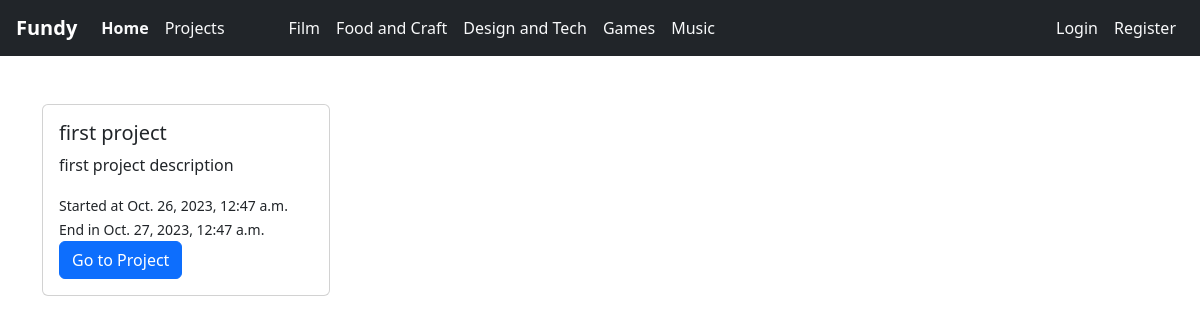
Before: /projects/list-project/ with the older database file.
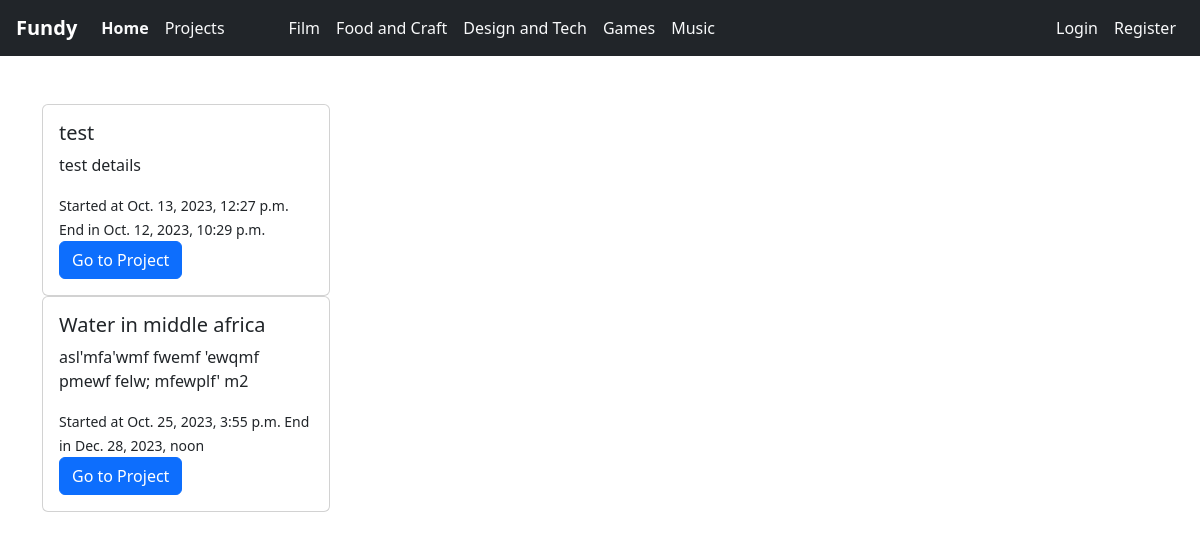
After: the same page with the newer database file.
### projects/models.py (models this page shows, shortened)
class ProjectsModel(models.Model):
    user=models.ForeignKey(UserProfile, related_name='projects',on_delete=models.CASCADE)
    title = models.CharField(max_length=200)
    details = models.TextField(max_length=500)
    category = models.ManyToManyField(CategoriesModel)
    target = models.IntegerField()
    tags = models.ManyToManyField(TagsModel)
    start_time = models.DateTimeField()
    end_time = models.DateTimeField()
    is_featured = models.BooleanField(default=False)
    completed=models.BooleanField(default=False)
    closed=models.BooleanField(default=False)

### projects/views.py (the view)
# urls.py: path("list-project/", views.project_list, name="project_list"),
def project_list(request):
    projects = ProjectsModel.objects.all()  # Fetch all projects
    return render(request, "projects/project_list.html", {"projects": projects})

### projects/templates/projects/project_list.html
{%extends 'base.html'%} {% load static %}
{%block body%}
{% for project in projects %}
<div class="card" style="width: 18rem">
  <div class="card-body">
    <h5 class="card-title">{{ project.title }}</h5>
    <p class="card-text">{{ project.details }}</p>
    <small> Started at {{ project.start_time }} </small>
    <small> End in {{ project.end_time }} </small>
    <a href="#" class="btn btn-primary">Go to Project</a>
  </div>
</div>
{% endfor %} {%endblock%}

Changed rows visible on the page:
removed ProjectsModel: title "first project", details "first project description", start_time "Oct. 26, 2023, 12:47 a.m.", end_time "Oct. 27, 2023, 12:47 a.m."
added ProjectsModel: title "test", details "test details", start_time "Oct. 13, 2023, 12:27 p.m.", end_time "Oct. 12, 2023, 10:29 p.m."
added ProjectsModel: title "Water in middle africa", details "asl'mfa'wmf fwemf 'ewqmf pmewf felw; mfewplf' m2", start_time "Oct. 25, 2023, 3:55 p.m.", end_time "Dec. 28, 2023, noon"
